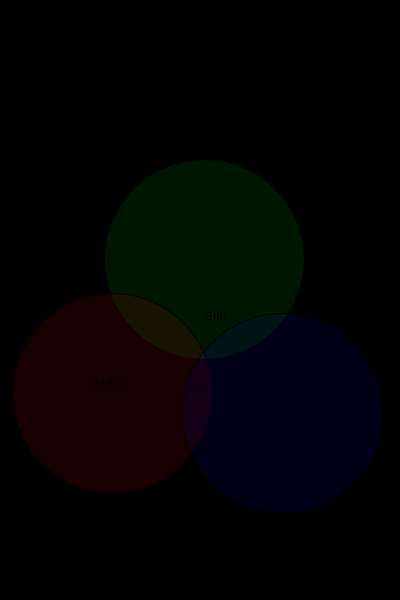
Frame 1 (no input)
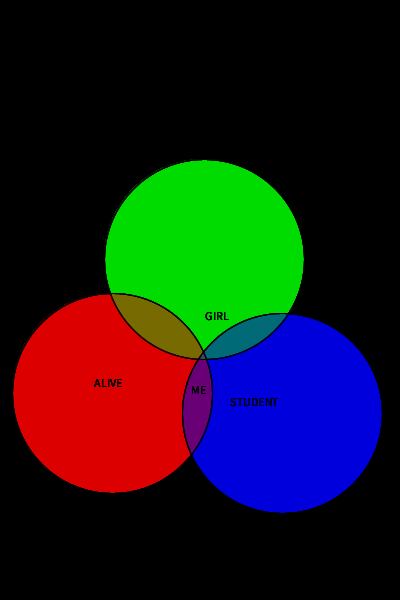
Frame 60 (the mouse pressed at the canvas centre just before this capture)
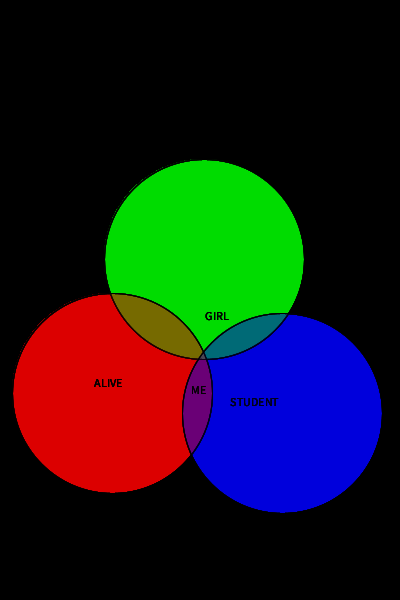
Frame 120 (the mouse held since frame 60 and released just before this capture)

The Processing sketch that drew these frames (run headless with seeded random() and noise(); from frame 60 on, the mouse is pressed at the canvas centre):

// Processing sketch: VennDiagram
// ── VennDiagram.pde
void setup(){
       
size(400,600); 
 background(0,0,0);
 
 
 
 
 
    }

    void draw(){
fill(0,225,0,25);
ellipse(204,259,200,200);
fill(0,0,0);
text(" GIRL ",203,320);
fill(225,0,0,25);
ellipse(112,393,200,200);
fill(0,0,0);
text(" STUDENT ",228,406);
fill(0,0,225,25);
ellipse(282,413,200,200);
fill(0,0,0);
text(" ALIVE ",92,387);
text(" ME ",189,394);
if(mousePressed){
  println (mouseX+" , "+mouseY);
      
      
      
    }
    }                    
